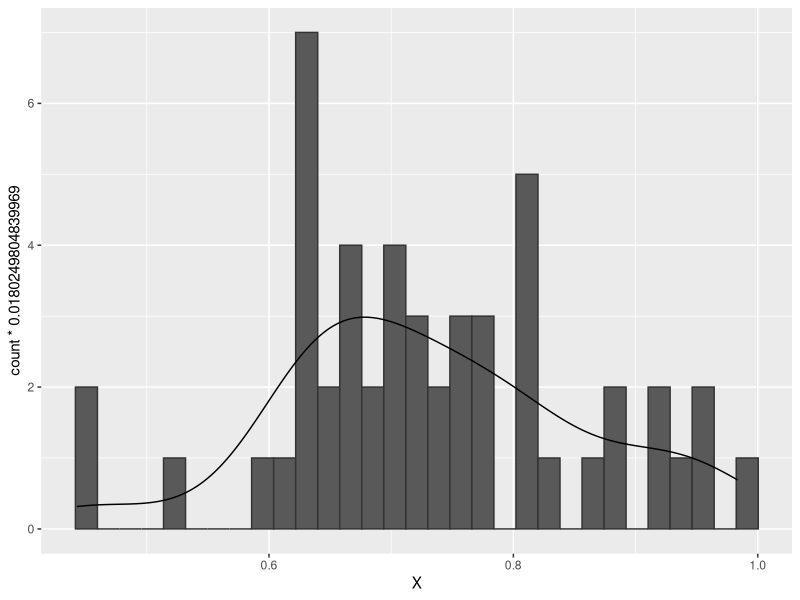
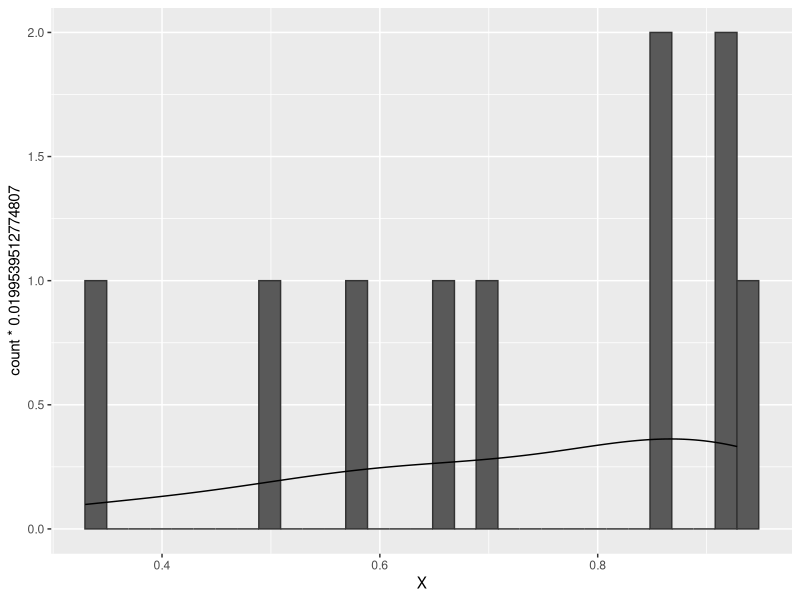

The R script that drew these images, in order:
library(ggplot2)

d <- read.csv(file='../input/data-attendance-4-2.txt')

d_person <- tapply(d$Y, d$PersonID, mean)
bw <- (max(d_person)-min(d_person))/30
p <- ggplot(data=data.frame(X=d_person), aes(X))
p <- p + geom_histogram(color='grey20', binwidth=bw)
p <- p + geom_line(eval(bquote(aes(y=..count..*.(bw)))), stat='density')
ggsave(file='fig-ex4-person.png', plot=p, dpi=300, w=4, h=3)


d_course <- tapply(d$Y, d$CourseID, mean)
bw <- (max(d_course)-min(d_course))/30
p <- ggplot(data=data.frame(X=d_course), aes(X))
p <- p + geom_histogram(color='grey20', binwidth=bw)
p <- p + geom_line(eval(bquote(aes(y=..count..*.(bw)))), stat='density')
ggsave(file='fig-ex4-course.png', plot=p, dpi=300, w=4, h=3)
